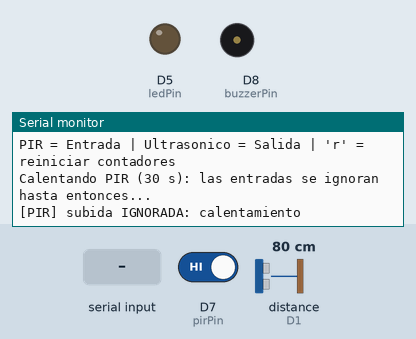
Recording of a sketch running on a simulated ESP8266 (NodeMCU). Shown: output pins drawn as LEDs (lit = HIGH), buzzer (waves = sounding, pin HIGH), the last lines printed to the serial monitor. Wiring (inferred from the names in the program): ultrasonic range finder: trigger D2; echo D1. The test bench sets the inputs (shaded band); at power-on: distance to the obstacle (sensor on D1) 80 cm, D7 (pirPin) HIGH. The echo pulse lasts 58.3 µs per cm; WiFi joins after 1.5 s; servers stay silent unless stated; pins used as bus, display or sensor lines are not drawn.

Above: at 2.7 s.
2.8 s: distance to the obstacle (sensor on D1) set to 4 cm
At 4.0 s:
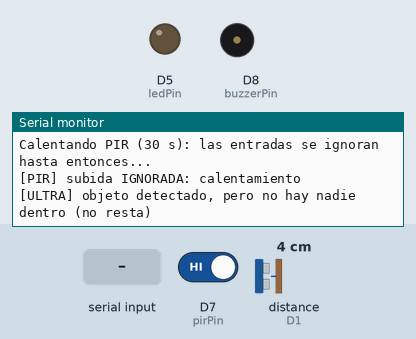
5.8 s: D7 (pirPin) driven LOW
At 6.2 s:
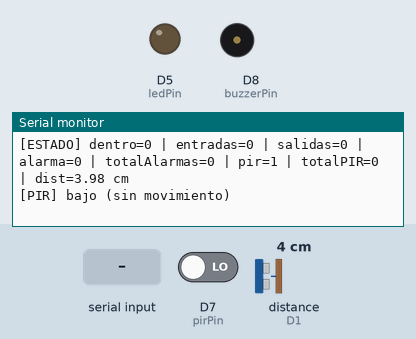
7.3 s: "r" received over Serial
At 8.2 s:
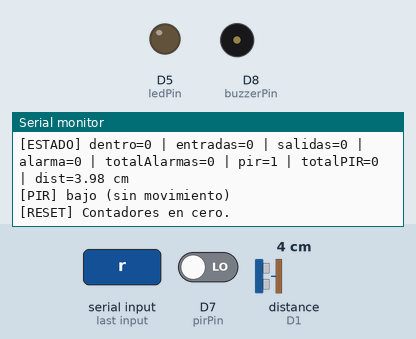

The sketch:

bakery_pass_con_thingspeak.ino
```cpp
// Bakery Pass - VERSIÓN CON THINGSPEAK (misma lógica de la versión de prueba)

#include <ESP8266WiFi.h>
#include <ThingSpeak.h>

// --- Configuración de Red y ThingSpeak ---
const char *ssid = "Biblio_Sanjo";
const char *password = "SanJosei27";

unsigned long numeroCanal = 3535830;
const char *WriteAPIKey = "JAR1A6PNFTSASQBZ";

WiFiClient clienteWiFi;

// --- Parámetros ajustables ---
const int AFORO_MAXIMO = 5;
const unsigned long PIR_CALENTAMIENTO = 30000; // para la versión final conviene 60000
const unsigned long PIR_LIBRE_MIN = 5000;      // el PIR debe estar en LOW 5 s antes de aceptar otra entrada
const unsigned long INFORME_CADA = 5000;       // línea de estado cada 5 s
const unsigned long ENVIO_MINIMO = 16000;      // ThingSpeak gratis: mínimo 15 s entre envíos
const unsigned long ENVIO_LATIDO = 60000;      // si no hay cambios, igual envía cada 60 s

// --- Pines ---
const int trigPin = D2;
const int echoPin = D1;
const int pirPin = D7;
const int ledPin = D5;
const int buzzerPin = D8;

// --- Variables del sistema de aforo ---
int personasDentro = 0;
int totalEntradas = 0;
int totalSalidas = 0;
int estadoAlarma = 0;
int estadoMovimiento = 0;
int totalAlarmas = 0;     // <<< NUEVO: veces que se activó la alarma
int totalMovimientos = 0; // <<< NUEVO: veces que el PIR detectó movimiento

// --- Auxiliares PIR (entrada) ---
int ultimoEstadoPIR = LOW;
unsigned long pirBajoDesde = 0;

// --- Auxiliares ultrasónico (salida) ---
bool objetoSalida = false;
int confirmacionesSalida = 0;
float ultimaDistancia = 0;

// --- Auxiliares alarma (sin delay) ---
bool alarmaDisparada = false;
bool alarmaEncendida = false;
int contadorAvisos = 0;
unsigned long ultimoCambioAlarma = 0;

unsigned long ultimoInforme = 0;

// --- Auxiliares envío a ThingSpeak ---
unsigned long ultimoTiempoEnvio = 0;
int enviadoEntradas = -1;
int enviadoSalidas = -1;
int enviadoAlarmas = -1;
int enviadoMovimientos = -1;

void setup()
{
  Serial.begin(115200);
  delay(10);

  pinMode(trigPin, OUTPUT);
  pinMode(echoPin, INPUT);
  pinMode(pirPin, INPUT);
  pinMode(ledPin, OUTPUT);
  pinMode(buzzerPin, OUTPUT);

  digitalWrite(ledPin, LOW);
  digitalWrite(buzzerPin, LOW);

  conectarWiFi();
  ThingSpeak.begin(clienteWiFi);

  Serial.println();
  Serial.println("=== Bakery Pass: CON THINGSPEAK ===");
  Serial.println("PIR = Entrada | Ultrasonico = Salida | 'r' = reiniciar contadores");
  Serial.print("Calentando PIR (");
  Serial.print(PIR_CALENTAMIENTO / 1000);
  Serial.println(" s): las entradas se ignoran hasta entonces...");
}

void loop()
{
  unsigned long ahora = millis();

  // --- Comando por Serie: "r" reinicia contadores ---
  if (Serial.available())
  {
    char c = Serial.read();
    if (c == 'r' || c == 'R')
    {
      personasDentro = 0;
      totalEntradas = 0;
      totalSalidas = 0;
      totalMovimientos = 0; // <<< NUEVO
      totalAlarmas = 0;     // <<< NUEVO
      Serial.println("[RESET] Contadores en cero.");
    }
  }

  // --- 1. ENTRADA (PIR) ---
  int pir = digitalRead(pirPin);
  estadoMovimiento = pir;

  if (pir == LOW && ultimoEstadoPIR == HIGH)
  {
    pirBajoDesde = ahora;
    Serial.println("[PIR] bajo (sin movimiento)");
  }

  if (pir == HIGH && ultimoEstadoPIR == LOW)
  {
    if (ahora >= PIR_CALENTAMIENTO)
    {                                               // <<< NUEVO (4 líneas)
      totalMovimientos++;                           // <<< NUEVO
      Serial.print("[PIR] movimiento detectado #"); // <<< NUEVO
      Serial.println(totalMovimientos);             // <<< NUEVO
    } // <<< NUEVO
    if (ahora < PIR_CALENTAMIENTO)
    {
      Serial.println("[PIR] subida IGNORADA: calentamiento");
    }
    else if ((ahora - pirBajoDesde) < PIR_LIBRE_MIN)
    {
      Serial.print("[PIR] subida IGNORADA: solo estuvo libre ");
      Serial.print(ahora - pirBajoDesde);
      Serial.println(" ms");
    }
    else
    {
      totalEntradas++;
      personasDentro++;
      Serial.print("[FLUJO] ENTRADA (PIR) | Personas dentro: ");
      Serial.println(personasDentro);
    }
  }
  ultimoEstadoPIR = pir;

  // --- 2. SALIDA (Ultrasónico) ---
  digitalWrite(trigPin, LOW);
  delayMicroseconds(2);
  digitalWrite(trigPin, HIGH);
  delayMicroseconds(10);
  digitalWrite(trigPin, LOW);

  long duration = pulseIn(echoPin, HIGH, 30000);
  float distance = duration * 0.034 / 2;
  ultimaDistancia = (duration > 0) ? distance : -1;
  bool hayObjeto = (duration > 0 && distance > 2 && distance < 30);

  if (hayObjeto)
  {
    if (confirmacionesSalida < 2)
      confirmacionesSalida++;
    if (confirmacionesSalida >= 2 && !objetoSalida)
    {
      objetoSalida = true;
      if (personasDentro > 0)
      {
        totalSalidas++;
        personasDentro--;
        Serial.print("[FLUJO] SALIDA (Ultrasonico) | Personas dentro: ");
        Serial.println(personasDentro);
      }
      else
      {
        Serial.println("[ULTRA] objeto detectado, pero no hay nadie dentro (no resta)");
      }
    }
  }
  else
  {
    confirmacionesSalida = 0;
    objetoSalida = false;
  }

  // --- 3. ALARMA (LED + buzzer, 6 avisos, sin bloquear el loop) ---
  if (personasDentro >= AFORO_MAXIMO)
  {
    if (estadoAlarma == 0)
    {                                          // <<< NUEVO (5 líneas)
      totalAlarmas++;                          // nueva activación                 // <<< NUEVO
      Serial.print("[ALERTA] Alarma numero "); // <<< NUEVO
      Serial.println(totalAlarmas);            // <<< NUEVO
    } // <<< NUEVO
    estadoAlarma = 1;

    if (!alarmaDisparada)
    {
      unsigned long duracion = alarmaEncendida ? 300 : 200;
      if (ahora - ultimoCambioAlarma >= duracion)
      {
        ultimoCambioAlarma = ahora;
        if (alarmaEncendida)
        {
          digitalWrite(ledPin, LOW);
          digitalWrite(buzzerPin, LOW);
          alarmaEncendida = false;
          contadorAvisos++;
          if (contadorAvisos >= 6)
            alarmaDisparada = true;
        }
        else
        {
          digitalWrite(ledPin, HIGH);
          digitalWrite(buzzerPin, HIGH);
          alarmaEncendida = true;
          Serial.println("[ALERTA] Limite de personas superado. Alarma activada.");
        }
      }
    }
  }
  else
  {
    estadoAlarma = 0;
    digitalWrite(ledPin, LOW);
    digitalWrite(buzzerPin, LOW);
    alarmaEncendida = false;
    alarmaDisparada = false;
    contadorAvisos = 0;
  }

  // --- 4. INFORME DE ESTADO por Monitor Serie ---
  if (ahora - ultimoInforme >= INFORME_CADA)
  {
    ultimoInforme = ahora;
    Serial.print("[ESTADO] dentro=");
    Serial.print(personasDentro);
    Serial.print(" | entradas=");
    Serial.print(totalEntradas);
    Serial.print(" | salidas=");
    Serial.print(totalSalidas);
    Serial.print(" | alarma=");
    Serial.print(estadoAlarma);
    Serial.print(" | totalAlarmas="); // <<< NUEVO
    Serial.print(totalAlarmas);       // <<< NUEVO
    Serial.print(" | pir=");
    Serial.print(estadoMovimiento);
    Serial.print(" | totalPIR=");   // <<< NUEVO
    Serial.print(totalMovimientos); // <<< NUEVO
    Serial.print(" | dist=");
    if (ultimaDistancia < 0)
      Serial.println("sin eco");
    else
    {
      Serial.print(ultimaDistancia);
      Serial.println(" cm");
    }
  }

  // --- 5. ENVÍO A THINGSPEAK ---
  // Envía cuando hay cambios (máximo 1 cada 16 s) o como latido cada 60 s.
  bool cambio = (totalEntradas != enviadoEntradas) ||
                (totalSalidas != enviadoSalidas) ||
                (totalAlarmas != enviadoAlarmas) ||
                (totalMovimientos != enviadoMovimientos);
  unsigned long desdeUltimoEnvio = ahora - ultimoTiempoEnvio;

  if (WiFi.status() == WL_CONNECTED &&
      desdeUltimoEnvio >= ENVIO_MINIMO &&
      (cambio || desdeUltimoEnvio >= ENVIO_LATIDO))
  {

    ultimoTiempoEnvio = millis();

    ThingSpeak.setField(1, personasDentro);
    ThingSpeak.setField(2, totalEntradas);
    ThingSpeak.setField(3, totalSalidas);
    ThingSpeak.setField(4, estadoAlarma);
    ThingSpeak.setField(5, estadoMovimiento);
    ThingSpeak.setField(6, totalAlarmas);
    ThingSpeak.setField(7, totalMovimientos);

    Serial.println("Enviando datos a ThingSpeak...");
    int codigoRespuesta = ThingSpeak.writeFields(numeroCanal, WriteAPIKey);

    if (codigoRespuesta == 200)
    {
      enviadoEntradas = totalEntradas;
      enviadoSalidas = totalSalidas;
      enviadoAlarmas = totalAlarmas;
      enviadoMovimientos = totalMovimientos;
      Serial.println("Canal actualizado (HTTP 200)");
    }
    else
    {
      Serial.print("Error al actualizar canal. Codigo HTTP: ");
      Serial.println(codigoRespuesta);
    }
    Serial.println("----------------------------------------");
  }

  delay(60); // el HC-SR04 recomienda al menos 60 ms entre mediciones
}

// --- Conexión WiFi ---
void conectarWiFi()
{
  Serial.println();
  Serial.print("Conectando a la red de 2.4GHz: ");
  Serial.println(ssid);

  WiFi.persistent(false);
  WiFi.mode(WIFI_STA);
  WiFi.begin(ssid, password);

  int intentos = 0;
  while (WiFi.status() != WL_CONNECTED)
  {
    delay(500);
    Serial.print(".");
    intentos++;
    if (intentos > 30)
    {
      Serial.println("\nReintentando conexion WiFi...");
      WiFi.begin(ssid, password);
      intentos = 0;
    }
  }

  Serial.println("\nWiFi conectado con exito!");
  Serial.print("Direccion IP asignada: ");
  Serial.println(WiFi.localIP());
}
```

Measured:
- after the input at 2.8 s, the serial monitor: prints a new line after 0.10 s (image 1)
- after the input at 5.8 s, the serial monitor: prints a new line at once (image 2)
- after the input at 7.3 s, the serial monitor: prints a new line after 0.06 s (image 3)
